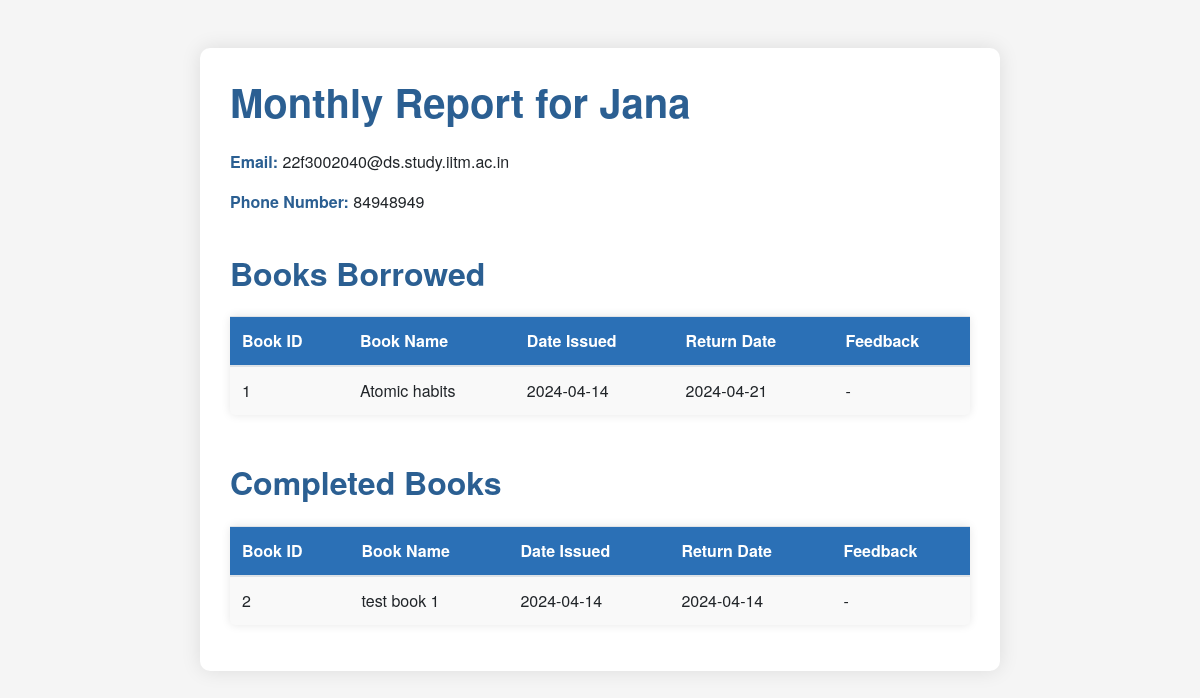
/render/1, run on the app's committed database.
### models.py (models this page shows)
class User(db.Model):
    id = db.Column(db.Integer, primary_key=True, autoincrement=True)
    username = db.Column(db.String(80), unique=True, nullable=False)
    email = db.Column(db.String(120), unique=True, nullable=False)
    number = db.Column(db.Integer, unique=True, nullable=False)
    password = db.Column(db.String(120))
    role = db.Column(db.String(50), nullable=False, default='User')
    books = db.relationship('Book', secondary='user_books', lazy='subquery',
                            backref=db.backref('users', lazy=True))
    last_visited = db.Column(db.Date)

class Book(db.Model):
    id = db.Column(db.Integer, primary_key=True)
    name = db.Column(db.String(80), unique=True, nullable=False)
    content = db.Column(db.String, nullable=False)
    author = db.Column(db.String, nullable=False)
    image_filename = db.Column(db.String(255))
    section_id = db.Column(db.Integer, db.ForeignKey('section.id'))

class UserBooks(db.Model):
    __tablename__ = 'user_books'
    user_id = db.Column(db.Integer, db.ForeignKey('user.id'), primary_key=True)
    book_id = db.Column(db.Integer, db.ForeignKey('book.id'), primary_key=True)
    feedback = db.Column(db.String)
    date_issued = db.Column(db.Date, nullable=False, default=date.today())
    return_date = db.Column(db.Date, nullable=False,
                            default=date.today() + timedelta(days=7))
    returned_on = db.Column(db.Date, nullable=True)

### app.py (the view)
@app.route('/render/<user_id>')
def render(user_id):
    user = User.query.get(user_id)
    acquired_books = []
    returned_books =[]
    for book in user.books:
        book_data = {
            'id': book.id,
            'name': book.name
        }
        user_book = db.session.query(UserBooks).filter_by(
            user_id=user_id, book_id=book.id).first()
        book_data['date_issued'] = user_book.date_issued
        if user_book.returned_on:
            book_data['returned_on'] = user_book.returned_on
            returned_books.append(book_data)
        else:
            book_data['return_date'] = str(user_book.return_date)
            if user_book.return_date < date.today():
                returned_books.append(book_data)
            else:
                acquired_books.append(book_data)
    return render_template('report.html', user = user, books = acquired_books, returned_books = returned_books)

### templates/report.html (shortened to what this page needs)
<!DOCTYPE html>
<html lang="en">
<head>
    <link rel="stylesheet" href="https://maxcdn.bootstrapcdn.com/bootstrap/4.5.2/css/bootstrap.min.css">
</head>
<body>
    <div class="container my-5">
        <h1 class="mb-4 text-primary">Monthly Report for {{ user.username }}</h1>
        <div class="row mb-4">
            <div class="col-md-6">
                <p><strong class="text-primary">Email:</strong> {{ user.email }}</p>
                <p><strong class="text-primary">Phone Number:</strong> {{ user.number }}</p>
            </div>
        </div>
        <h2 class="mb-4 text-primary">Books Borrowed</h2>
        {% if books %}
        <table class="table table-hover mb-5">
            <thead class="bg-primary">
                <tr>
                    <th>Book ID</th>
                    <th>Book Name</th>
                    <th>Date Issued</th>
                    <th>Return Date</th>
                    <th>Feedback</th>
                </tr>
            </thead>
            <tbody>
                {% for book in books %}
                <tr>
                    <td>{{ book.id }}</td>
                    <td>{{ book.name }}</td>
                    <td>{{ book.date_issued }}</td>
                    <td>{{ book.return_date }}</td>
                    <td>{{ book.feedback or '-' }}</td>
                </tr>
                {% endfor %}
            </tbody>
        </table>
        {% else %}
        <p>No books borrowed this month.</p>
        {% endif %}
        <h2 class="mb-4 text-primary">Completed Books</h2>
        {% if returned_books %}
        <table class="table table-hover">
            <thead class="bg-primary">
                <tr>
                    <th>Book ID</th>
                    <th>Book Name</th>
                    <th>Date Issued</th>
                    <th>Return Date</th>
                    <th>Feedback</th>
                </tr>
            </thead>
            <tbody>
                {% for book in returned_books %}
                <tr>
                    <td>{{ book.id }}</td>
                    <td>{{ book.name }}</td>
                    <td>{{ book.date_issued }}</td>
                    <td>{{ book.returned_on }}</td>
                    <td>{{ book.feedback or '-' }}</td>
                </tr>
                {% endfor %}
            </tbody>
        </table>
        {% else %}
        <p>No books returned this month.</p>
        {% endif %}
    </div>
</body>
</html>

### templates/report.html (style rules this page uses)
body { font-family: 'Helvetica Neue', Helvetica, Arial, sans-serif; background-color: #f5f5f5; }
.container { max-width: 800px; background-color: #fff; padding: 30px; border-radius: 10px; box-shadow: 0 0 20px rgba(0, 0, 0, 0.1); }
h1, h2 { color: #1e568d; font-weight: 600; }
table { background-color: #f9f9f9; border-radius: 5px; box-shadow: 0 0 10px rgba(0, 0, 0, 0.1); }
th { background-color: #2b70b6; color: #fff; }
.text-primary { color: #2b5f92 !important; }
.bg-primary { background-color: #3273b4 !important; }

### data on the page
User: username "Jana", email "22f3002040@ds.study.iitm.ac.in", number "84948949"
Book: id "1", name "Atomic habits", date_issued "2024-04-14", return_date "2024-04-21", feedback "-"
Book: id "2", name "test book 1", date_issued "2024-04-14", returned_on "2024-04-14", feedback "-"
